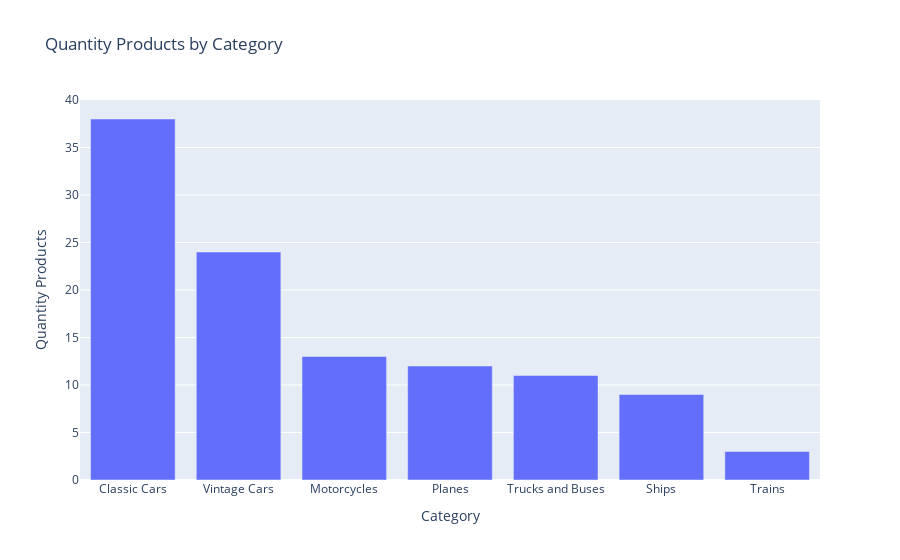

Notebook code for this chart:
### Markdown cell above
### Melhor alternativa

### Code cell
result_temp = products.groupby('product_line').size().reset_index().rename(columns={0: 'qty_prd'})

fig = px.bar(result_temp.sort_values(by='qty_prd', ascending=False), \
            x='product_line', y='qty_prd', \
            title='Quantity Products by Category', \
            labels={'product_line': 'Category','qty_prd': 'Quantity Products'})
fig.show()

### Figure 1 — Plotly figure (JSON) as saved in the notebook; plotly's stock layout.template omitted (floating-point values rounded to 4 significant figures)
{"data": [{"alignmentgroup": "True", "hovertemplate": "Category=%{x}<br>Quantity Products=%{y}<extra></extra>", "legendgroup": "", "marker": {"color": "#636efa", "pattern": {"shape": ""}}, "name": "", "offsetgroup": "", "orientation": "v", "showlegend": false, "textposition": "auto", "type": "bar", "x": ["Classic Cars", "Vintage Cars", "Motorcycles", "Planes", "Trucks and Buses", "Ships", "Trains"], "xaxis": "x", "y": [38, 24, 13, 12, 11, 9, 3], "yaxis": "y"}], "layout": {"barmode": "relative", "legend": {"tracegroupgap": 0}, "title": {"text": "Quantity Products by Category"}, "xaxis": {"anchor": "y", "domain": [0, 1], "title": {"text": "Category"}}, "yaxis": {"anchor": "x", "domain": [0, 1], "title": {"text": "Quantity Products"}}}}
